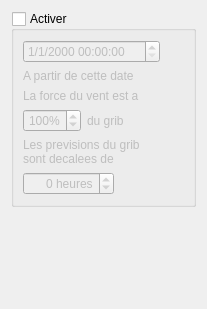
         <widget class="QWidget" name="whatIf">
          <property name="geometry">
           <rect>
            <x>0</x>
            <y>0</y>
            <width>207</width>
            <height>309</height>
           </rect>
          </property>
          <attribute name="label">
           <string>Modification des previsions</string>
          </attribute>
          <layout class="QVBoxLayout" name="verticalLayout_25">
           <item>
            <widget class="QGroupBox" name="whatIfUse">
             <property name="title">
              <string>Activer</string>
             </property>
             <property name="checkable">
              <bool>true</bool>
             </property>
             <property name="checked">
              <bool>false</bool>
             </property>
             <layout class="QVBoxLayout" name="verticalLayout_12">
              <item>
               <layout class="QHBoxLayout" name="horizontalLayout_5">
                <item>
                 <widget class="QDateTimeEdit" name="whatIfDate">
                  <property name="enabled">
                   <bool>false</bool>
                  </property>
                  <property name="displayFormat">
                   <string>M/d/yyyy hh:mm:ss</string>
                  </property>
                  <property name="timeSpec">
                   <enum>Qt::UTC</enum>
                  </property>
                 </widget>
                </item>
                <item>
                 <spacer name="horizontalSpacer_10">
                  <property name="orientation">
                   <enum>Qt::Horizontal</enum>
                  </property>
                  <property name="sizeHint" stdset="0">
                   <size>
                    <width>40</width>
                    <height>20</height>
                   </size>
                  </property>
                 </spacer>
                </item>
               </layout>
              </item>
              <item>
               <widget class="QLabel" name="label_17">
                <property name="text">
                 <string>A partir de cette date</string>
                </property>
               </widget>
              </item>
              <item>
               <widget class="QLabel" name="label_21">
                <property name="text">
                 <string>La force du vent est a</string>
                </property>
               </widget>
              </item>
              <item>
               <layout class="QHBoxLayout" name="horizontalLayout_12">
                <item>
                 <widget class="QSpinBox" name="whatIfWind">
                  <property name="enabled">
                   <bool>false</bool>
                  </property>
                  <property name="alignment">
                   <set>Qt::AlignRight|Qt::AlignTrailing|Qt::AlignVCenter</set>
                  </property>
                  <property name="suffix">
                   <string>%</string>
                  </property>
                  <property name="minimum">
                   <number>1</number>
                  </property>
                  <property name="maximum">
                   <number>200</number>
                  </property>
                  <property name="value">
                   <number>100</number>
                  </property>
                 </widget>
                </item>
                <item>
                 <widget class="QLabel" name="label_22">
                  <property name="text">
                   <string>du grib</string>
                  </property>
                 </widget>
                </item>
                <item>
                 <spacer name="horizontalSpacer_14">
                  <property name="orientation">
                   <enum>Qt::Horizontal</enum>
                  </property>
                  <property name="sizeHint" stdset="0">
                   <size>
                    <width>40</width>
                    <height>20</height>
                   </size>
                  </property>
                 </spacer>
                </item>
               </layout>
              </item>
              <item>
               <widget class="QLabel" name="label_23">
                <property name="text">
                 <string>Les previsions du grib
sont decalees de</string>
                </property>
               </widget>
              </item>
              <item>
               <layout class="QHBoxLayout" name="horizontalLayout_24">
                <item>
                 <widget class="QSpinBox" name="whatIfTime">
                  <property name="enabled">
                   <bool>false</bool>
                  </property>
                  <property name="alignment">
                   <set>Qt::AlignRight|Qt::AlignTrailing|Qt::AlignVCenter</set>
                  </property>
                  <property name="suffix">
                   <string> heures</string>
                  </property>
                  <property name="minimum">
                   <number>-240</number>
                  </property>
                  <property name="maximum">
                   <number>240</number>
                  </property>
                 </widget>
                </item>
                <item>
                 <spacer name="horizontalSpacer_15">
                  <property name="orientation">
                   <enum>Qt::Horizontal</enum>
                  </property>
                  <property name="sizeHint" stdset="0">
                   <size>
                    <width>40</width>
                    <height>20</height>
                   </size>
                  </property>
                 </spacer>
                </item>
               </layout>
              </item>
             </layout>
            </widget>
           </item>
           <item>
            <spacer name="verticalSpacer_8">
             <property name="orientation">
              <enum>Qt::Vertical</enum>
             </property>
             <property name="sizeHint" stdset="0">
              <size>
               <width>20</width>
               <height>210</height>
              </size>
             </property>
            </spacer>
           </item>
          </layout>
         </widget>
